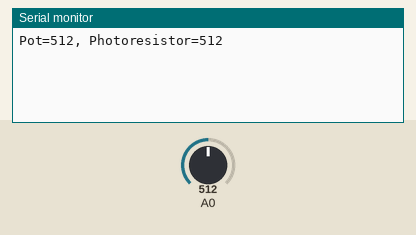
This program was run on a simulated ESP8266 (NodeMCU). Shown: the last lines printed to the serial monitor. Inputs (shaded band) come from the test bench; at power-on: A0 = 512.

Above: at 1.2 s.
1.3 s: A0 set to 716
At 2.6 s:
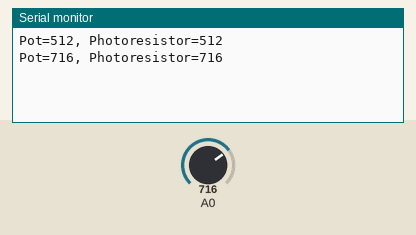
2.8 s: A0 set to 900
At 4.9 s:
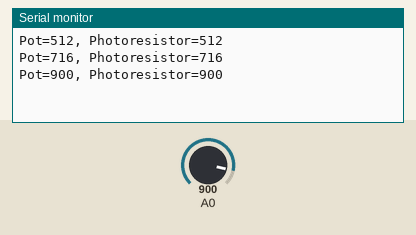
Timing chart, 0 to 6.4 s (numbered marks = the images above; inputs shaded):
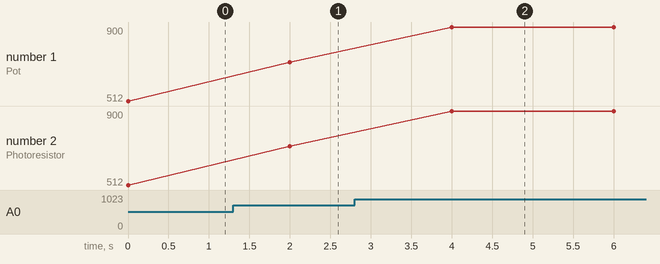

Measured:
- after the input at 1.3 s, the serial monitor: prints a new line after 0.70 s (image 1)
- after the input at 2.8 s, the serial monitor: prints a new line after 1.2 s (image 2)
- plotted number 1: 512 → 716 after the input at 1.3 s, 716 → 900 after the input at 2.8 s
- plotted number 2: 512 → 716 after the input at 1.3 s, 716 → 900 after the input at 2.8 s

The program:

main.cpp
```cpp
#include <Arduino.h>

int potentiometer = 0;
int photo_resistor = 0;

void setup() {
  Serial.begin(115200);
  // read from the only ADC on the ESP8266
  pinMode(A0, INPUT);
  // the three control inputs
  // see https://toshiba.semicon-storage.com/info/TC74HC4051AF_datasheet_en_20161018.pdf?did=16132&prodName=TC74HC4051AF
  pinMode(4, OUTPUT); // A on the mux - D2 on the MCU
  pinMode(5, OUTPUT); // B on the mux - D1 on the MCU
  pinMode(16, OUTPUT); // C on the mux - D0 on the MCU
  digitalWrite(16, LOW); // C will always be low b/c we only have devices on 0 and 3
}

void loop() {
  // select channel 0 and read the pot there
  digitalWrite(4, LOW);
  digitalWrite(5, LOW);
  potentiometer = analogRead(A0);
  Serial.print("Pot=");
  Serial.print(potentiometer);
  // small delay to deal with capacitance during the switch
  delay(200);
  // select channel 3 and read the photoresistor there
  digitalWrite(4, HIGH);
  digitalWrite(5, HIGH);
  photo_resistor = analogRead(A0);
  Serial.print(", Photoresistor=");
  Serial.println(photo_resistor);
  delay(1800);
}
```
